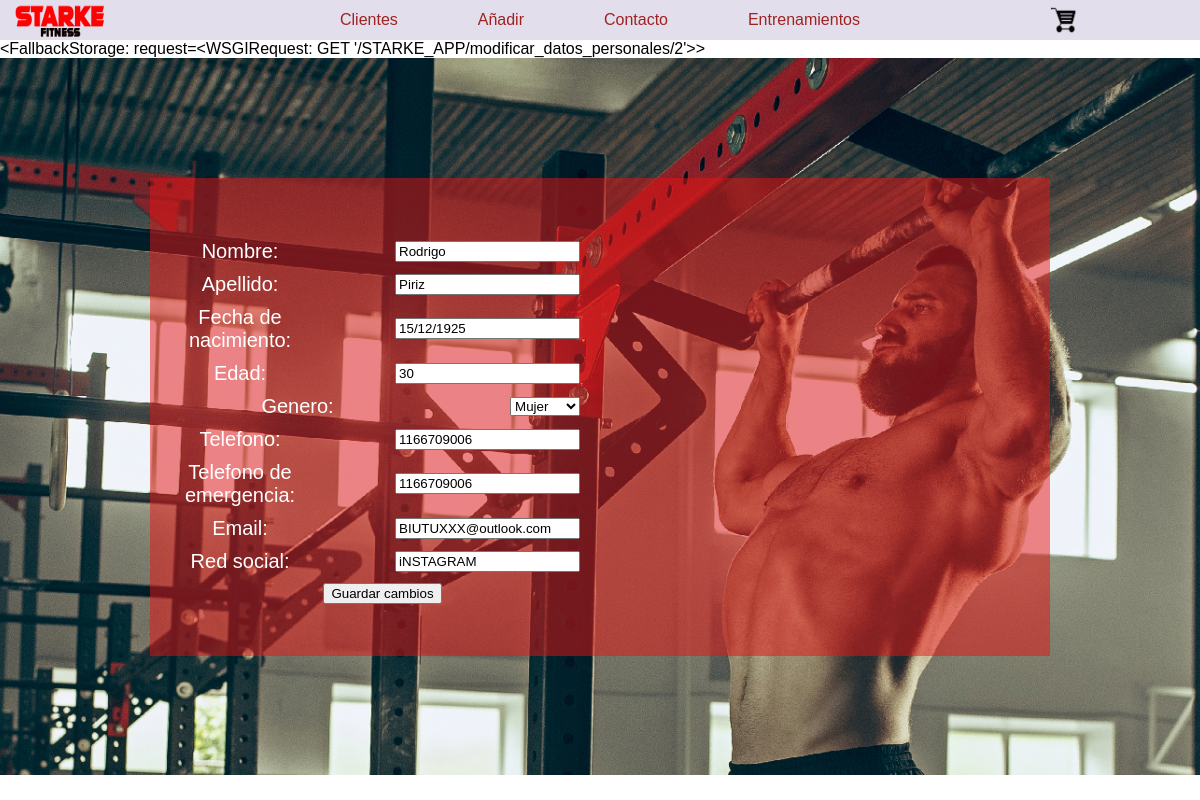
Page /STARKE_APP/modificar_datos_personales/2 on the committed database.
### STARKE_APP/models.py (models this page shows, shortened)
class Clientes_model (models.Model):
     MUJER = 'Femenino'
     HOMBRE = 'Masculino'
     OTRO = 'Otro'
     GENEROS = [
          (MUJER,'Mujer'),
          (HOMBRE,'Hombre'),
          (OTRO,'Otro'),
                ]
     id= models.AutoField(primary_key=True)
     barrio = models.CharField(max_length=50, blank = True, null = True)
     nombre = models.CharField(max_length=50, blank = True, null = True)
     apellido = models.CharField(max_length=50, null = True)
     dni= models.IntegerField(blank = True, null = True)
     fecha_nac = models.DateField(auto_now_add=False,auto_now=False,null=True, blank = True)
     edad = models.IntegerField(blank = True, null = True)
     Generos = models.CharField(max_length=20,
                                choices = GENEROS,
                                default = MUJER,
                                blank = True, null = True)
     telefono = models.IntegerField(blank = True, null = True)
     telefono_emergencia = models.IntegerField(blank = True, null = True)
     email = models.EmailField(max_length=50,blank = True, null = True)
     red_social = models.CharField(max_length=50,blank = True, null = True)

### STARKE_APP/views.py (the view, shortened to what this page needs)
# urls.py: path('modificar_datos_personales/<id>', modificar_datos_personales, name ='modificar_datos_personales'),
def modificar_datos_personales(request,id):
    cliente= Clientes_model.objects.get(id=id)
    form = Clientes_form(initial={'nombre':cliente.nombre,
                                  'apellido':cliente.apellido,
                                  'fecha_nac':cliente.fecha_nac,
                                  'edad':cliente.edad,
                                  'dni':cliente.dni,
                                  'Genero':cliente.Generos,
                                  'telefono':cliente.telefono,
                                  'telefono_emergencia':cliente.telefono_emergencia,
                                  'email':cliente.email,
                                  'red_social':cliente.red_social})
    return render (request,'STARKE_APP/clientes/modificar_datos_personales.html',{'form':form,'id':id})

### STARKE_APP/forms.py
class Clientes_form(forms.ModelForm):
  fecha_nac= forms.DateField(widget=forms.DateInput(attrs={'placeholder':'Dia-Mes-Año'},format = '%d/%m/%Y'), input_formats=settings.DATE_INPUT_FORMATS)
  class Meta:
         model= Clientes_model
         fields= '__all__'
         widgets = {'nombre':forms.TextInput(
           attrs={'class':'form-control','placeholder':'Nombre','color':'red',}),
         'apellido':forms.TextInput(
           attrs={'class':'forms-control','placeholder':'Apellido',}
         ),
         'edad':forms.TextInput(
           attrs={'class':'forms-control','placeholder':'edad'}
         ),
          'telefono':forms.TextInput(
           attrs={'class':'forms-control','placeholder':'1166709006'}
         ),
           'telefono_emergencia':forms.TextInput(
           attrs={'class':'forms-control','placeholder':'1166709006'}
         ),
            'email':forms.TextInput(
           attrs={'class':'forms-control','placeholder':'Email'}
         ),
             'red_social':forms.TextInput(
           attrs={'class':'forms-control','placeholder':'link de red social'}
         ),
         }

### STARKE_APP/templates/STARKE_APP/clientes/modificar_datos_personales.html (shortened to what this page needs)
{% extends "STARKE_APP/clientes/formulario_padre.html" %}
      {% block main %}
      <form class ="form_datos" action="{% url 'modificar_datos_personales' id %}" , method = "POST">{% csrf_token %}
        <div class="form-group">
          <label><p>Nombre:</p></label>
          {{ form.nombre }}
      </div>
      <div class="form-group">
          <label><p>Apellido:</p></label>
          {{ form.apellido }}
      </div>
      <div class="form-group">
          <label><p>Fecha de nacimiento:</p></label>
          {{ form.fecha_nac }}
      </div>
      <div class="form-group">
          <label><p>Edad:</p> </label>
          {{ form.edad }}
       </div>
        <div class="form-group">
        <label><p>Genero: </p></label>
        {{ form.Generos }}
         </div>
        <div class="form-group">
        <label><p>Telefono:</p> </label>
        {{ form.telefono }}
        </div>
        <div class="form-group">
          <label><p>Telefono de emergencia:</p> </label>
          {{ form.telefono_emergencia }}
        </div>
        <div class="form-group">
          <label><p>Email:</p> </label>
          {{ form.email }}
        </div>
        <div class="form-group">
          <label><p>Red social:</p> </label>
          {{ form.red_social }}
        </div>
        <button type ="submit" class="boton">Guardar cambios</button>
      </form>
    </div>
  </div>
  {% endblock %}

### STARKE_APP/static/STARKE_APP/css/styles_2.css (style rules this page uses)
* { font-family: century-gothic, sans-serif; margin:0px; }
.form_datos { justify-content: space-between; margin: auto; grid-column: 1/3; grid-row: 2/3; }
.form-group { margin: 10px; display: flex; align-items: center; }
.form-group label { margin: auto; padding-right: 100px; }
.form-group p { color: #ffffff; font-size: 20px; margin: auto; }

### rows in the picture
Clientes_model: nombre "Rodrigo", apellido "Piriz", fecha_nac "15/12/1925", edad "30", Generos "Mujer", telefono "1166709006", telefono_emergencia "1166709006", email "BIUTUXXX@outlook.com", red_social "iNSTAGRAM"

### other values in the picture
{{ messages }} "<FallbackStorage: request=<WSGIRequest: GET '/STARKE_APP/modificar_datos_personales/2'>>"
